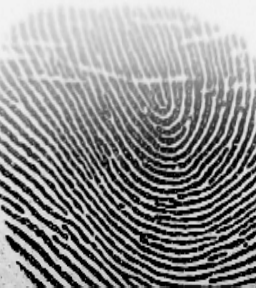
#> input picture AI/dataset/hasan/fingerprint_3c166b6e27d14c4b97d54a079d11b0da.bmp, 256 x 288 px; its folder holds only this picture in this run
$ python distort_dataset.py
#> lines starting #> are read from the running program, lines starting #| are printed output that depends on the picture; after the words box and inside, x2 and y2 are one past the last pixel; in counts of white or black regions, pixels touching at a corner belong together
import cv2
import numpy as np
import random
import os

def elastic_transform(image, alpha, sigma):
	random_state = np.random.RandomState(None)
	shape = image.shape
	dx = (random_state.rand(*shape) * 2 - 1)
	dy = (random_state.rand(*shape) * 2 - 1)
	dx = cv2.GaussianBlur(dx, (17, 17), sigma) * alpha
	dy = cv2.GaussianBlur(dy, (17, 17), sigma) * alpha
	x, y = np.meshgrid(np.arange(shape[1]), np.arange(shape[0]))
	map_x = (x + dx).astype(np.float32)
	map_y = (y + dy).astype(np.float32)
	return cv2.remap(image, map_x, map_y, interpolation=cv2.INTER_LINEAR, borderMode=cv2.BORDER_REFLECT)

def random_affine(image):
	rows, cols = image.shape
	pts1 = np.float32([[0,0], [cols-1,0], [0,rows-1]])
	shift = 10
	pts2 = np.float32([
		[random.randint(0,shift), random.randint(0,shift)],
		[cols-1-random.randint(0,shift), random.randint(0,shift)],
		[random.randint(0,shift), rows-1-random.randint(0,shift)]
	])
	M = cv2.getAffineTransform(pts1, pts2)
	return cv2.warpAffine(image, M, (cols, rows), borderMode=cv2.BORDER_REFLECT)

def add_noise_and_blur(image):
	blurred = cv2.GaussianBlur(image, (7, 7), 0)
	noise = np.random.normal(0, 15, image.shape).astype(np.int16)
	noisy = np.clip(blurred.astype(np.int16) + noise, 0, 255).astype(np.uint8)
	return noisy

def partial_occlusion(image):
	img = image.copy()
	h, w = img.shape
	# 50% chance rectangle, 50% ellipse
	if random.random() < 0.5:
		x1, y1 = random.randint(0, w//2), random.randint(0, h//2)
		x2, y2 = x1 + random.randint(10, w//2), y1 + random.randint(10, h//2)
		cv2.rectangle(img, (x1, y1), (x2, y2), (0,), -1)
	else:
		center = (random.randint(w//4, 3*w//4), random.randint(h//4, 3*h//4))
		axes = (random.randint(10, w//3), random.randint(10, h//3))
		angle = random.randint(0, 180)
		cv2.ellipse(img, center, axes, angle, 0, 360, (0,), -1)
	return img
def random_erasing(image, max_rect=3):
	img = image.copy()
	h, w = img.shape
	for _ in range(random.randint(1, max_rect)):
		x1 = random.randint(0, w-1)
		y1 = random.randint(0, h-1)
		rect_w = random.randint(5, w//5)
		rect_h = random.randint(5, h//5)
		x2 = min(w, x1 + rect_w)
		y2 = min(h, y1 + rect_h)
		img[y1:y2, x1:x2] = random.randint(0, 40)  # dark patch
	return img

def add_line_artifacts(image, max_lines=5):
	img = image.copy()
	h, w = img.shape
	for _ in range(random.randint(1, max_lines)):
		x1, y1 = random.randint(0, w-1), random.randint(0, h-1)
		x2, y2 = random.randint(0, w-1), random.randint(0, h-1)
		thickness = random.randint(1, 3)
		color = random.randint(0, 80)
		cv2.line(img, (x1, y1), (x2, y2), color, thickness)
	return img

def random_intensity_contrast(image):
	# Random brightness and contrast
	alpha = random.uniform(0.7, 1.3)  # contrast
	beta = random.randint(-30, 30)    # brightness
	img = cv2.convertScaleAbs(image, alpha=alpha, beta=beta)
	return img

def strong_distort(image):
	img = elastic_transform(image, alpha=random.uniform(10, 20), sigma=random.uniform(5, 9))
	img = random_affine(img)
	img = add_noise_and_blur(img)
	img = random_intensity_contrast(img)
	# Advanced: random erasing
	if random.random() < 0.7:
		img = random_erasing(img, max_rect=3)
	# Advanced: line artifacts
	if random.random() < 0.5:
		img = add_line_artifacts(img, max_lines=4)
	# Advanced: partial occlusion (rectangle or ellipse)
	if random.random() < 0.7:
		img = partial_occlusion(img)
	return img

def distort_dataset(input_root="dataset", output_root="distorted_dataset"):
#> called with input_root = 'dataset', output_root = 'distorted_dataset'
	for person in os.listdir(input_root):
		in_dir = os.path.join(input_root, person)
		out_dir = os.path.join(output_root, person)
		if not os.path.isdir(in_dir):
			continue
		os.makedirs(out_dir, exist_ok=True)
		for fname in os.listdir(in_dir):
			if not fname.lower().endswith('.bmp'):
				continue
			in_path = os.path.join(in_dir, fname)
			out_path = os.path.join(out_dir, fname)
			img = cv2.imread(in_path, cv2.IMREAD_GRAYSCALE)
#> img is the input picture: shape (288, 256); min 1, max 243, mean 142.2
			if img is None:
				print(f"Failed to read {in_path}")
				continue
			distorted = strong_distort(img)
#> in elastic_transform, `return cv2.remap(image, map_x, map_y, interpolation=cv2.INTER_LINEAR, ..`:
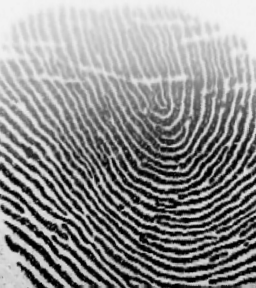
#> returned value: shape (288, 256); min 1, max 243, mean 142.2
#> in random_affine, `return cv2.warpAffine(image, M, (cols, rows), borderMode=cv2.BORDER_RE..`:
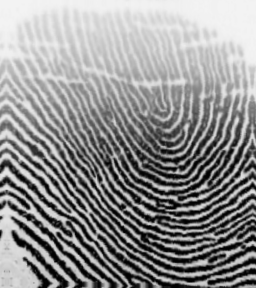
#> returned value: shape (288, 256); min 1, max 243, mean 144.7
#> in add_noise_and_blur, `blurred = cv2.GaussianBlur(image, (7, 7), 0)`:
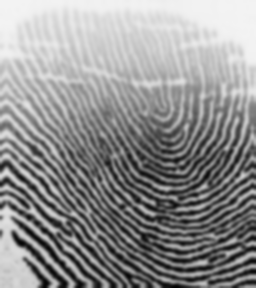
#> blurred: shape (288, 256); min 2, max 243, mean 144.7
#> in add_noise_and_blur, `noisy = np.clip(blurred.astype(np.int16) + noise, 0, 255).astype(np.ui..`:
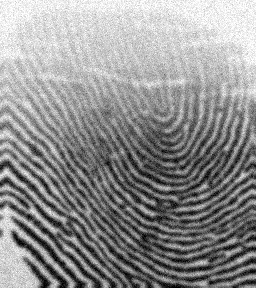
#> noisy: shape (288, 256); min 0, max 255, mean 144.6
#> in random_intensity_contrast, `img = cv2.convertScaleAbs(image, alpha=alpha, beta=beta)`:
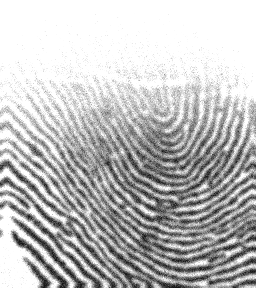
#> img: shape (288, 256); min 23, max 255, mean 191.1
#> after the loop in random_erasing, `for _ in range(random.randint(1, max_rect)):`:
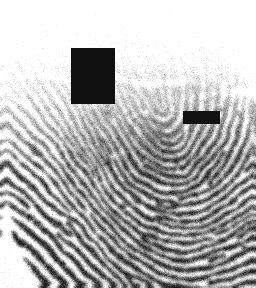
#> img: shape (288, 256); 3.99% of pixels changed, all inside (x1, y1, x2, y2) = (71, 48, 220, 124)
#> in partial_occlusion, `cv2.ellipse(img, center, axes, angle, 0, 360, (0,), -1)`:
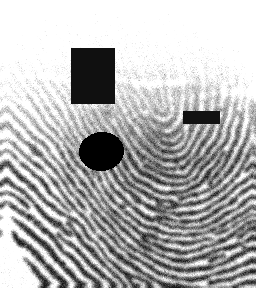
#> img: shape (288, 256); 1.87% of pixels changed, all inside (x1, y1, x2, y2) = (79, 132, 124, 171)
			cv2.imwrite(out_path, distorted)
			print(f"Distorted and saved: {out_path}")
#> pass 2 of the loop in distort_dataset, `for person in os.listdir(input_root):`:
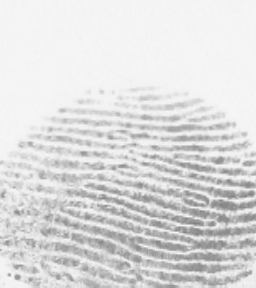
#> input picture AI/dataset/moh/fingerprint_032eefaac4554bc2a08d738ff4c28ab1.bmp, 256 x 288 px
#> in distort_dataset, img is the input picture: shape (288, 256); min 126, max 246, mean 220.6
#> after the loop in random_erasing (call 2), `for _ in range(random.randint(1, max_rect)):`:
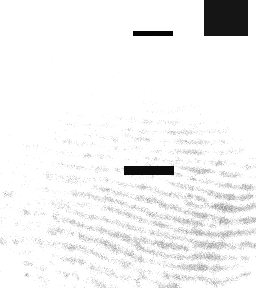
#> img: shape (288, 256); min 5, max 255, mean 242.4
#> in partial_occlusion (call 2), `cv2.ellipse(img, center, axes, angle, 0, 360, (0,), -1)`:
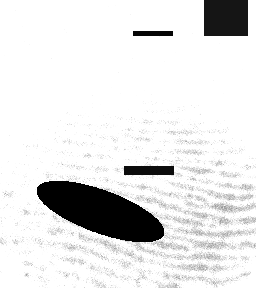
#> img: shape (288, 256); 6.19% of pixels changed, all inside (x1, y1, x2, y2) = (37, 181, 164, 242)

if __name__ == "__main__":
	distort_dataset()
